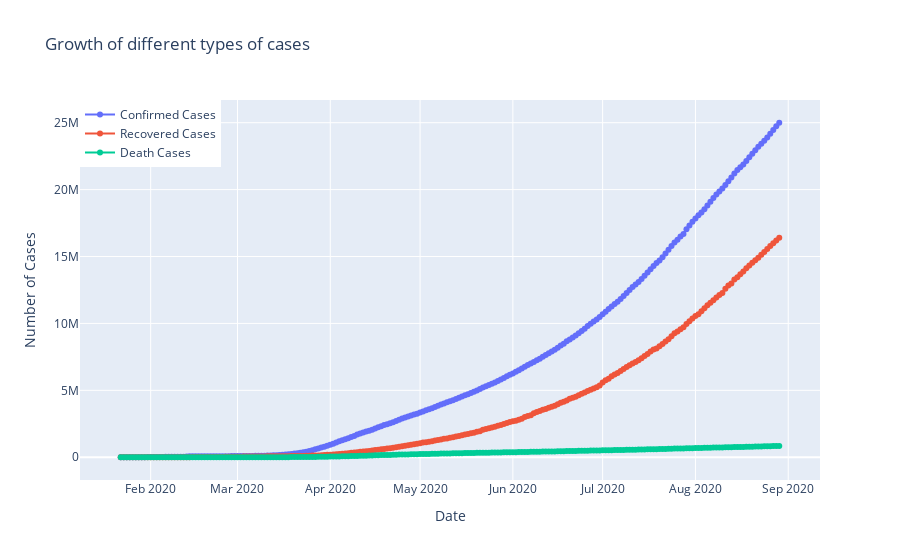

Write notebook code for a chart like this one.
### Markdown cell above
#### Growth rate of Confirmed, Recovered and Death Cases

### Code cell
fig=go.Figure()
fig.add_trace(go.Scatter(x=datewise.index, y=datewise["Confirmed"],
                    mode='lines+markers',
                    name='Confirmed Cases'))
fig.add_trace(go.Scatter(x=datewise.index, y=datewise["Recovered"],
                    mode='lines+markers',
                    name='Recovered Cases'))
fig.add_trace(go.Scatter(x=datewise.index, y=datewise["Deaths"],
                    mode='lines+markers',
                    name='Death Cases'))
fig.update_layout(title="Growth of different types of cases",
                 xaxis_title="Date",yaxis_title="Number of Cases",legend=dict(x=0,y=1,traceorder="normal"))
fig.show()

### Figure 1 — Plotly figure (JSON) as saved in the notebook; plotly's stock layout.template omitted (floating-point values rounded to 4 significant figures; data arrays with more than 128 entries replaced by an {"elided": "..."} marker saying what was removed)
{"data": [{"mode": "lines+markers", "name": "Confirmed Cases", "type": "scatter", "x": {"elided": "221 str values"}, "y": {"elided": "221 int values"}}, {"mode": "lines+markers", "name": "Recovered Cases", "type": "scatter", "x": {"elided": "221 str values"}, "y": {"elided": "221 int values"}}, {"mode": "lines+markers", "name": "Death Cases", "type": "scatter", "x": {"elided": "221 str values"}, "y": {"elided": "221 int values"}}], "layout": {"legend": {"traceorder": "normal", "x": 0, "y": 1}, "title": {"text": "Growth of different types of cases"}, "xaxis": {"title": {"text": "Date"}}, "yaxis": {"title": {"text": "Number of Cases"}}}}
